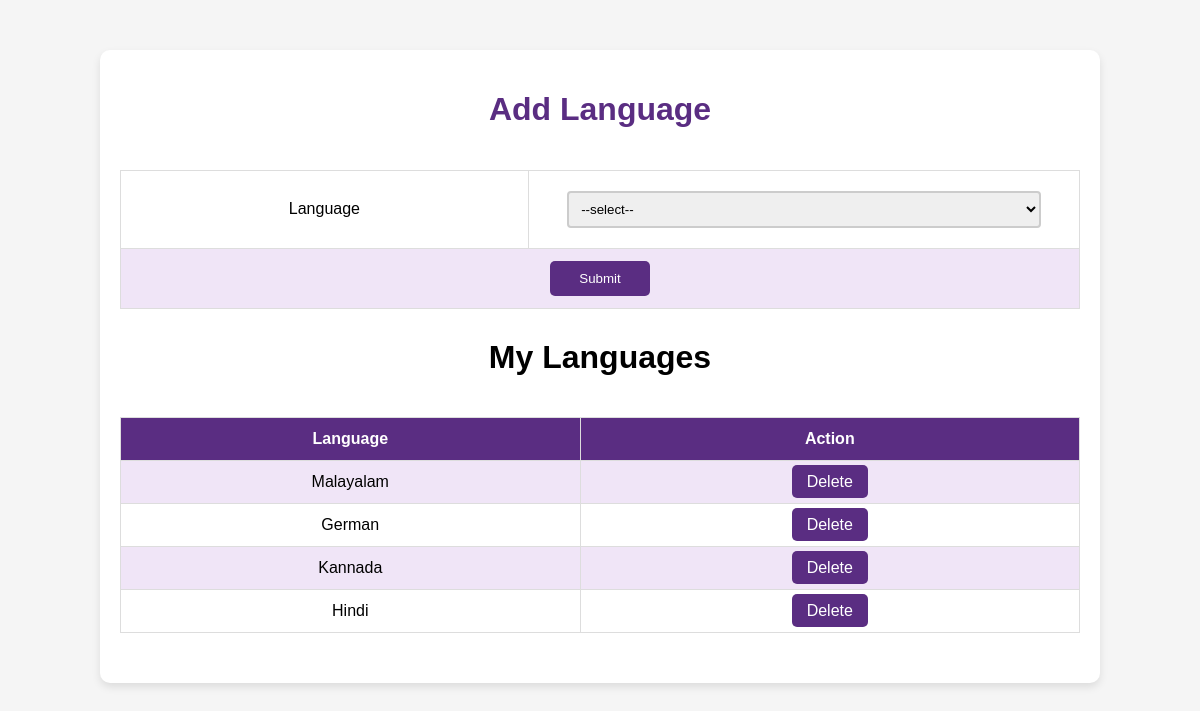
The app's page /Project/Tutor/Mylanguage.php with its own data.
### tables this page shows
CREATE TABLE `tbl_tutor_language` (
  `tutor_language_id` int(11) NOT NULL,
  `tutor_id` int(11) NOT NULL,
  `language_id` int(11) NOT NULL
);

CREATE TABLE `tbl_language` (
  `language_id` int(11) NOT NULL,
  `language_name` varchar(60) NOT NULL
);

### Project/Tutor/Mylanguage.php (the view, shortened to what this page needs)
<?php
include('../Assests/connection/connection.php');
        ?>
<!DOCTYPE html>
<html lang="en">
<head>
</head>
<body>
<div class="form-container">
    <div class="form-header">
        <h1>Add Language</h1>
    </div>
    <form id="form1" name="form1" method="post" action="">
        <table>
            <tr>
                <td>Language</td>
                <td>
                    <select name="sellang" id="sellang">
                        <option value="--select--">--select--</option>
                    </select>
                </td>
            </tr>
            <tr>
                <td colspan="2" align="center">
                    <input type="submit" name="btnadd" id="btnadd" value="Submit" />
                </td>
            </tr>
        </table>
    </form>
    <h1 class="form-header">My Languages</h1>
    <table>
        <tr>
            <th>Language</th>
            <th>Action</th>
        </tr>
        <?php
        $selqry = "select * from tbl_tutor_language p inner join tbl_language d on p.language_id = d.language_id";
        $lang = $con->query($selqry);
        while ($data = $lang->fetch_assoc()) {
        ?>
        <tr>
            <td><?php echo $data['language_name']; ?></td>
            <td class="action-links">
                <a href="Mylanguage.php?delID=<?php echo $data['language_id']; ?>">Delete</a>
            </td>
        </tr>
        <?php } ?>
    </table>
</div>
</body>
</html>

### Project/Tutor/Mylanguage.php (style rules this page uses)
body { font-family: Arial, sans-serif; background-color: #f5f5f5; margin: 0; padding: 0; }
.form-container { width: 80%; margin: 50px auto; background-color: #fff; border-radius: 10px; box-shadow: 0 4px 8px rgba(0, 0, 0, 0.1); padding: 20px; }
.form-header { text-align: center; padding-bottom: 20px; }
.form-header h1 { color: #5a2d82; }
table { width: 100%; border-collapse: collapse; margin-bottom: 30px; }
th, td { padding: 12px; text-align: center; border: 1px solid #ddd; }
th { background-color: #5a2d82; color: white; }
tr:nth-child(even) { background-color: #f0e5f7; }
tr:nth-child(odd) { background-color: #ffffff; }
input[type="text"], select { width: 90%; padding: 8px; margin: 8px 0; box-sizing: border-box; border: 2px solid #ccc; border-radius: 4px; }
input[type="submit"] { width: 100px; padding: 10px; background-color: #5a2d82; color: white; border: none; border-radius: 5px; cursor: pointer; transition: background-color 0.3s ease; }
.action-links a { text-decoration: none; margin: 0 5px; padding: 8px 15px; background-color: #5a2d82; color: #fff; border-radius: 5px; transition: background-color 0.3s ease; }

### records on screen
tbl_tutor_language: language.language_name "Malayalam"
tbl_tutor_language: language.language_name "German"
tbl_tutor_language: language.language_name "Kannada"
tbl_tutor_language: language.language_name "Hindi"
